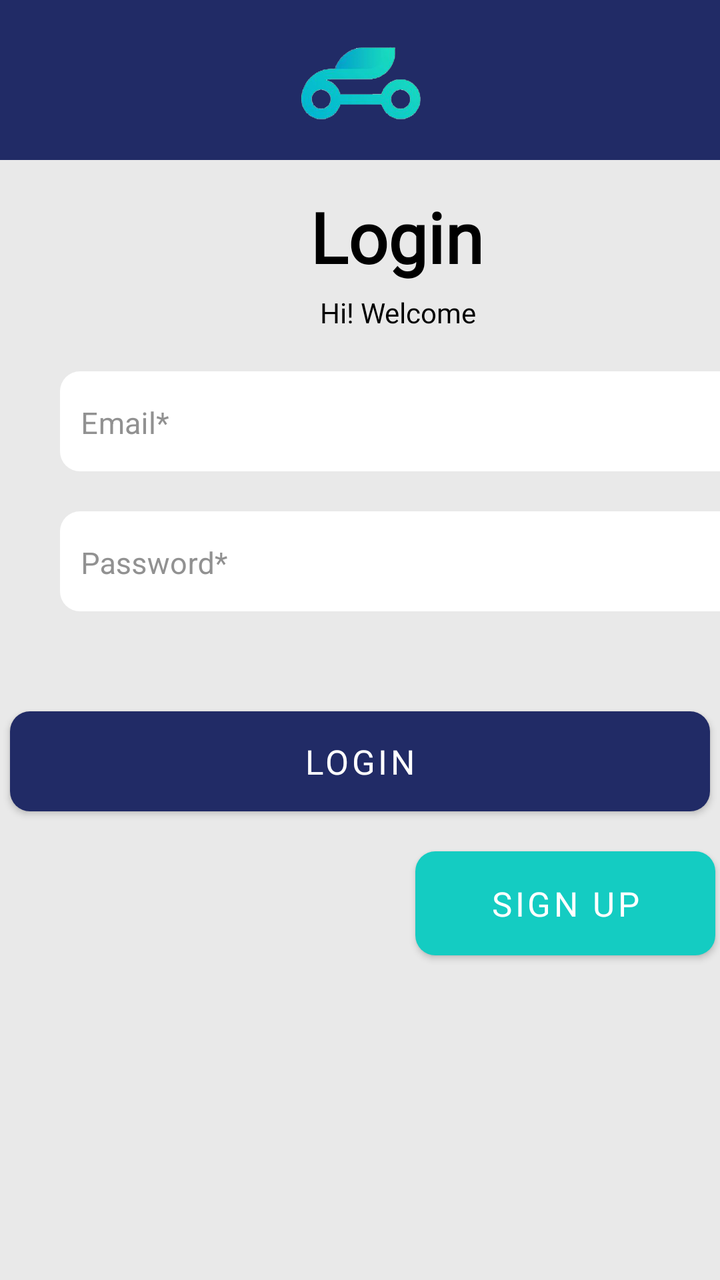
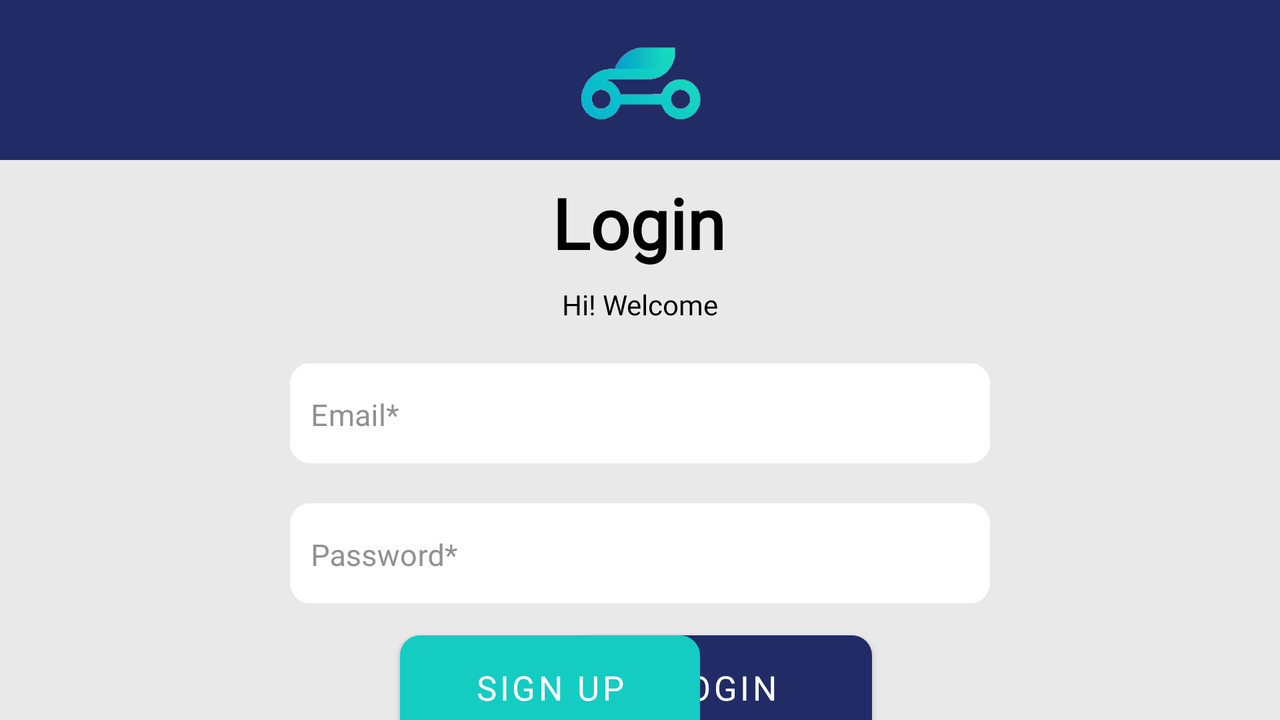

The same Android screen from two of the app's own layout files: first res/layout/ as a phone draws it, then the repository's variant for another configuration, drawn on a device whose configuration selects that folder. Both files follow.
<!-- AndroidManifest.xml: application theme AppTheme.NoActionBar -->
<!-- res/layout/activity_login.xml -->
<?xml version="1.0" encoding="utf-8"?>
<androidx.constraintlayout.widget.ConstraintLayout xmlns:android="http://schemas.android.com/apk/res/android"
    xmlns:app="http://schemas.android.com/apk/res-auto"
    xmlns:tools="http://schemas.android.com/tools"
    android:layout_width="match_parent"
    android:layout_height="match_parent"
    android:orientation="vertical"
    android:background="@color/background">

    <androidx.appcompat.widget.Toolbar
        android:id="@+id/toolbar3"
        android:layout_width="match_parent"
        android:layout_height="80dp"
        android:background="@color/toolbar"
        android:minHeight="?attr/actionBarSize"
        android:theme="?attr/actionBarTheme"
        app:layout_constraintTop_toTopOf="parent" />

    <ImageView
        android:layout_width="101dp"
        android:layout_height="63dp"
        android:layout_marginStart="50dp"
        android:layout_marginTop="8dp"
        android:layout_marginEnd="50dp"
        android:src="@drawable/logo"
        app:layout_constraintEnd_toEndOf="parent"
        app:layout_constraintStart_toStartOf="parent"
        app:layout_constraintTop_toTopOf="parent" />

    <com.google.android.material.textview.MaterialTextView
        android:id="@+id/textView2"
        android:layout_width="wrap_content"
        android:layout_height="wrap_content"
        android:layout_marginStart="155dp"
        android:layout_marginTop="15dp"
        android:fontFamily="@font/mbold"
        android:text="@string/login"
        android:textColor="@color/textColor"
        android:textSize="35dp"
        android:textStyle="bold"
        app:layout_constraintStart_toStartOf="parent"
        app:layout_constraintTop_toBottomOf="@+id/toolbar3" />

    <com.google.android.material.textview.MaterialTextView
        android:id="@+id/textView3"
        android:layout_width="wrap_content"
        android:layout_height="wrap_content"
        android:layout_marginStart="160dp"
        android:layout_marginTop="5dp"
        android:fontFamily="@font/mregular"
        android:text="@string/hello"
        android:textColor="@color/textColor"
        app:layout_constraintStart_toStartOf="parent"
        app:layout_constraintTop_toBottomOf="@+id/textView2" />

    <com.google.android.material.textfield.TextInputLayout
        android:id="@+id/textView4"
        style="@style/Widget.MaterialComponents.TextInputLayout.FilledBox"
        android:layout_width="350dp"
        android:layout_height="50dp"
        android:layout_marginStart="30dp"
        android:layout_marginTop="20dp"
        android:background="@drawable/edit_text_radius"
        android:fontFamily="@font/mregular"
        android:padding="10dp"
        android:textColorHint="@color/hintText"
        app:layout_constraintStart_toEndOf="parent"
        app:layout_constraintStart_toStartOf="parent"
        app:layout_constraintTop_toBottomOf="@+id/textView3">

        <com.google.android.material.textfield.TextInputEditText
            android:id="@+id/emailInput"
            android:layout_width="350dp"
            android:layout_height="52dp"
            android:layout_marginLeft="-10dp"
            android:layout_marginTop="-10dp"
            android:autofillHints=""
            android:backgroundTint="@android:color/white"
            android:textColor="@color/black"
            android:hint="@string/email"
            android:padding="10dp"
            android:textSize="15dp"
            android:inputType="textEmailAddress"/>
    </com.google.android.material.textfield.TextInputLayout>

    <com.google.android.material.textfield.TextInputLayout
        android:id="@+id/textView5"
        style="@style/Widget.MaterialComponents.TextInputLayout.FilledBox"
        android:layout_width="350dp"
        android:layout_height="50dp"
        android:layout_marginStart="30dp"
        android:layout_marginTop="20dp"
        android:background="@drawable/edit_text_radius"
        android:fontFamily="@font/mregular"
        android:padding="10dp"
        android:textColorHint="@color/hintText"
        app:layout_constraintStart_toEndOf="parent"
        app:layout_constraintStart_toStartOf="parent"
        app:layout_constraintTop_toBottomOf="@+id/textView4">

        <com.google.android.material.textfield.TextInputEditText
            android:id="@+id/passwordInput"
            android:layout_width="350dp"
            android:layout_height="52dp"
            android:layout_marginLeft="-10dp"
            android:layout_marginTop="-10dp"
            android:autofillHints=""
            android:backgroundTint="@android:color/white"
            android:textColor="@color/black"
            android:hint="@string/pass"
            android:padding="10dp"
            android:textSize="15dp"
            android:inputType="textPassword"/>
    </com.google.android.material.textfield.TextInputLayout>

    <com.google.android.material.button.MaterialButton
        android:id="@+id/btnLogin"
        android:layout_width="350dp"
        android:layout_height="50dp"
        android:layout_marginStart="10dp"
        android:layout_marginTop="50dp"
        android:layout_marginEnd="10dp"
        android:background="@drawable/edit_text_radius"
        app:backgroundTint="@color/buttonSignIn"
        android:fontFamily="@font/mregular"
        android:text="@string/button"
        android:textColor="#ffffff"
        android:textSize="17dp"
        app:layout_constraintEnd_toEndOf="parent"
        app:layout_constraintStart_toStartOf="parent"
        app:layout_constraintTop_toBottomOf="@+id/textView5" />

    <com.google.android.material.button.MaterialButton
        android:id="@+id/btnSignUp"
        android:layout_width="150dp"
        android:layout_height="52dp"
        android:layout_marginStart="215dp"
        android:layout_marginTop="20dp"
        android:layout_marginEnd="10dp"
        android:background="@drawable/edit_text_radius"
        app:backgroundTint="@color/buttonSignUp"
        android:fontFamily="@font/mregular"
        android:text="@string/signUp"
        android:textColor="#ffffff"
        android:textSize="17dp"
        app:layout_constraintEnd_toEndOf="parent"
        app:layout_constraintStart_toStartOf="parent"
        app:layout_constraintTop_toBottomOf="@+id/btnLogin" />

</androidx.constraintlayout.widget.ConstraintLayout>
<!-- resources referenced by this layout -->
<resources>
  <color name="background">#e9e9e9</color>
  <color name="black">#000000</color>
  <color name="buttonSignIn">#212b66</color>
  <color name="buttonSignUp">#14ccc2</color>
  <color name="hintText">#919191</color>
  <color name="textColor">#000000</color>
  <color name="toolbar">#212b66</color>
  <!-- drawable edit_text_radius (drawable-v24) -->
  <?xml version="1.0" encoding="utf-8"?>
  <shape xmlns:android="http://schemas.android.com/apk/res/android"
      android:shape ="rectangle">
      <solid android:color="#ffff"/>
      <corners android:radius="10dp"/>
  </shape>
  <!-- drawable logo: png bitmap (drawable-v24, 74874 bytes) -->
  <string name="button">Login</string>
  <string name="email">Email*</string>
  <string name="hello">Hi! Welcome</string>
  <string name="login">Login</string>
  <string name="pass">Password*</string>
  <string name="signUp">Sign Up</string>
  <style name="AppTheme.NoActionBar">
          <item name="windowActionBar">false</item>
          <item name="windowNoTitle">true</item>
      </style>
</resources>
<!-- res/layout-land/activity_login.xml (the repository's variant of the layout above) -->
<!-- drawn on the phone turned sideways -->
<?xml version="1.0" encoding="utf-8"?>
<androidx.constraintlayout.widget.ConstraintLayout xmlns:android="http://schemas.android.com/apk/res/android"
    xmlns:app="http://schemas.android.com/apk/res-auto"
    xmlns:tools="http://schemas.android.com/tools"
    android:layout_width="match_parent"
    android:layout_height="match_parent"
    android:orientation="vertical"
    android:background="@color/background">

    <androidx.appcompat.widget.Toolbar
        android:id="@+id/toolbar3"
        android:layout_width="match_parent"
        android:layout_height="80dp"
        android:background="@color/toolbar"
        android:minHeight="?attr/actionBarSize"
        android:theme="?attr/actionBarTheme"
        app:layout_constraintTop_toTopOf="parent" />

    <ImageView
        android:layout_width="101dp"
        android:layout_height="63dp"
        android:layout_marginStart="50dp"
        android:layout_marginTop="8dp"
        android:layout_marginEnd="50dp"
        android:src="@drawable/logo"
        app:layout_constraintEnd_toEndOf="parent"
        app:layout_constraintStart_toStartOf="parent"
        app:layout_constraintTop_toTopOf="parent" />

    <com.google.android.material.textview.MaterialTextView
        android:id="@+id/textView2"
        android:layout_width="wrap_content"
        android:layout_height="wrap_content"
        android:layout_marginTop="8dp"
        android:fontFamily="@font/mbold"
        android:text="@string/login"
        android:textColor="@color/textColor"
        android:textSize="35dp"
        android:textStyle="bold"
        app:layout_constraintEnd_toEndOf="parent"
        app:layout_constraintHorizontal_bias="0.499"
        app:layout_constraintStart_toStartOf="parent"
        app:layout_constraintTop_toBottomOf="@+id/toolbar3" />

    <com.google.android.material.textview.MaterialTextView
        android:id="@+id/textView3"
        android:layout_width="wrap_content"
        android:layout_height="wrap_content"
        android:layout_marginTop="8dp"
        android:fontFamily="@font/mregular"
        android:text="@string/hello"
        android:textColor="@color/textColor"
        app:layout_constraintEnd_toEndOf="parent"
        app:layout_constraintStart_toStartOf="parent"
        app:layout_constraintTop_toBottomOf="@+id/textView2" />

    <com.google.android.material.textfield.TextInputLayout
        android:id="@+id/textView4"
        style="@style/Widget.MaterialComponents.TextInputLayout.FilledBox"
        android:layout_width="350dp"
        android:layout_height="50dp"
        android:layout_marginTop="20dp"
        android:background="@drawable/edit_text_radius"
        android:fontFamily="@font/mregular"
        android:padding="10dp"
        android:textColorHint="@color/hintText"
        app:layout_constraintEnd_toEndOf="parent"
        app:layout_constraintStart_toEndOf="parent"
        app:layout_constraintStart_toStartOf="parent"
        app:layout_constraintTop_toBottomOf="@+id/textView3">

        <com.google.android.material.textfield.TextInputEditText
            android:id="@+id/emailInput"
            android:layout_width="350dp"
            android:layout_height="52dp"
            android:layout_marginLeft="-10dp"
            android:layout_marginTop="-10dp"
            android:autofillHints=""
            android:backgroundTint="@android:color/white"
            android:hint="@string/email"
            android:inputType="textEmailAddress"
            android:padding="10dp"
            android:textColor="@color/black"
            android:textSize="15dp" />
    </com.google.android.material.textfield.TextInputLayout>

    <com.google.android.material.textfield.TextInputLayout
        android:id="@+id/textView5"
        style="@style/Widget.MaterialComponents.TextInputLayout.FilledBox"
        android:layout_width="350dp"
        android:layout_height="50dp"
        android:layout_marginTop="20dp"
        android:background="@drawable/edit_text_radius"
        android:fontFamily="@font/mregular"
        android:padding="10dp"
        android:textColorHint="@color/hintText"
        app:layout_constraintEnd_toEndOf="parent"
        app:layout_constraintStart_toEndOf="parent"
        app:layout_constraintStart_toStartOf="parent"
        app:layout_constraintTop_toBottomOf="@+id/textView4">

        <com.google.android.material.textfield.TextInputEditText
            android:id="@+id/passwordInput"
            android:layout_width="350dp"
            android:layout_height="52dp"
            android:layout_marginLeft="-10dp"
            android:layout_marginTop="-10dp"
            android:autofillHints=""
            android:backgroundTint="@android:color/white"
            android:hint="@string/pass"
            android:inputType="textPassword"
            android:padding="10dp"
            android:textColor="@color/black"
            android:textSize="15dp" />
    </com.google.android.material.textfield.TextInputLayout>

    <com.google.android.material.button.MaterialButton
        android:id="@+id/btnLogin"
        android:layout_width="150dp"
        android:layout_height="52dp"
        android:layout_marginStart="10dp"
        android:layout_marginTop="16dp"
        android:layout_marginEnd="200dp"
        android:background="@drawable/edit_text_radius"
        android:fontFamily="@font/mregular"
        android:text="@string/button"
        android:textColor="#ffffff"
        android:textSize="17dp"
        app:backgroundTint="@color/buttonSignIn"
        app:layout_constraintEnd_toEndOf="parent"
        app:layout_constraintHorizontal_bias="0.986"
        app:layout_constraintStart_toStartOf="parent"
        app:layout_constraintTop_toBottomOf="@+id/textView5" />

    <com.google.android.material.button.MaterialButton
        android:id="@+id/btnSignUp"
        android:layout_width="150dp"
        android:layout_height="52dp"
        android:layout_marginStart="200dp"
        android:layout_marginTop="16dp"
        android:background="@drawable/edit_text_radius"
        android:fontFamily="@font/mregular"
        android:text="@string/signUp"
        android:textColor="#ffffff"
        android:textSize="17dp"
        app:backgroundTint="@color/buttonSignUp"
        app:layout_constraintEnd_toStartOf="@+id/btnLogin"
        app:layout_constraintHorizontal_bias="0.0"
        app:layout_constraintStart_toStartOf="parent"
        app:layout_constraintTop_toBottomOf="@+id/textView5" />

</androidx.constraintlayout.widget.ConstraintLayout>
